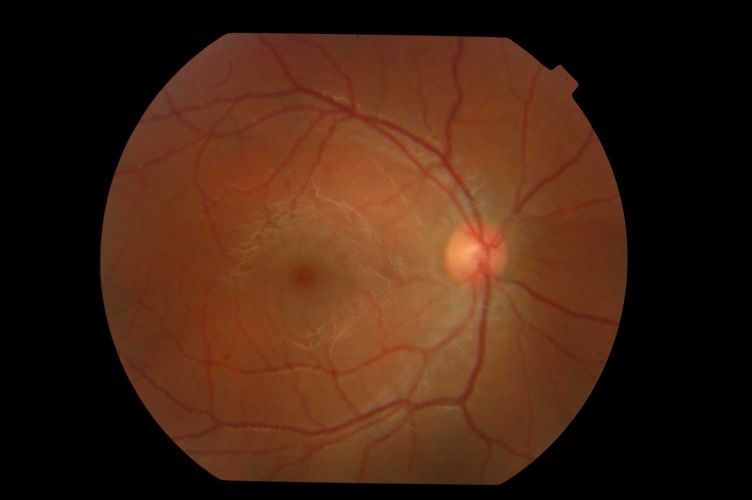
#> input picture Data/RIDB/IM000001_1.JPG, 1504 x 1000 px (shown at 1/2 size)
$ jupyter execute C23308943_RetinaProject.ipynb   (older library calls are emulated)
#> lines starting #> are read from the running program, lines starting #| are printed output that depends on the picture; after the words box and inside, x2 and y2 are one past the last pixel; in counts of white or black regions, pixels touching at a corner belong together
## Image Processing Retina Project

[cell 1]
import os
import sys

import cv2
import numpy as np


REFERENCE_DIAMETER = 540
BASE_SIGMAS = [1.5, 2.0, 3.0, 4.0]


FRANGI_BETA = 0.5
FRANGI_C_FRAC = 0.5


# [5 lines left out: function load_image, not called in this run]


def get_green_channel(img_bgr):
    return img_bgr[:, :, 1]


def make_retina_mask(green):
    blurred = cv2.GaussianBlur(green, (0, 0), 3)

    otsu_value, _ = cv2.threshold(blurred, 0, 255, cv2.THRESH_BINARY + cv2.THRESH_OTSU)
    cutoff = max(5, 0.4 * otsu_value)
    _, rough = cv2.threshold(blurred, cutoff, 255, cv2.THRESH_BINARY)

    count, labels, stats, _ = cv2.connectedComponentsWithStats(rough, connectivity=8)
    if count <= 1:
        return np.full(green.shape, 255, np.uint8)
    biggest = 1 + np.argmax(stats[1:, cv2.CC_STAT_AREA])
    retina = np.where(labels == biggest, 255, 0).astype(np.uint8)

    contours, _ = cv2.findContours(retina, cv2.RETR_EXTERNAL, cv2.CHAIN_APPROX_SIMPLE)
    filled = np.zeros_like(retina)
    cv2.drawContours(filled, contours, -1, 255, thickness=cv2.FILLED)
    return filled


def retina_diameter(mask):
    area = cv2.countNonZero(mask)
    return 2.0 * np.sqrt(area / np.pi)


def shrink_mask(mask, diameter):
    size = max(3, int(0.03 * diameter) * 2 + 1)
    kernel = cv2.getStructuringElement(cv2.MORPH_ELLIPSE, (size, size))
    return cv2.erode(mask, kernel)


def fill_outside_retina(green, mask):
    filled = green.copy()
    average = int(cv2.mean(green, mask=mask)[0])
    filled[mask == 0] = average
    return filled


def enhance_contrast(green):
    clahe = cv2.createCLAHE(clipLimit=2.0, tileGridSize=(8, 8))
    return clahe.apply(green)


def reduce_noise(img, scale):
    return cv2.GaussianBlur(img, (0, 0), 1.0 * scale)


def frangi_filter(img, sigmas, beta=FRANGI_BETA, c_frac=FRANGI_C_FRAC):
    img = img.astype(np.float32)
    best = np.zeros(img.shape, np.float32)

    for sigma in sigmas:
        blurred = cv2.GaussianBlur(img, (0, 0), sigma)

        ixx = cv2.Sobel(blurred, cv2.CV_32F, 2, 0, ksize=3, scale=0.25)
        iyy = cv2.Sobel(blurred, cv2.CV_32F, 0, 2, ksize=3, scale=0.25)
        ixy = cv2.Sobel(blurred, cv2.CV_32F, 1, 1, ksize=3, scale=0.25)

        ixx *= sigma ** 2
        iyy *= sigma ** 2
        ixy *= sigma ** 2

        half_sum = (ixx + iyy) / 2.0
        root = np.sqrt(((ixx - iyy) / 2.0) ** 2 + ixy ** 2)
        e_a = half_sum + root
        e_b = half_sum - root

        a_is_smaller = np.abs(e_a) < np.abs(e_b)
        l1 = np.where(a_is_smaller, e_a, e_b)
        l2 = np.where(a_is_smaller, e_b, e_a)

        rb = np.abs(l1) / (np.abs(l2) + 1e-10)
        s = np.sqrt(l1 ** 2 + l2 ** 2)

        c = c_frac * np.percentile(s, 99)
        c = max(c, 1e-10)

        score = np.exp(-(rb ** 2) / (2 * beta ** 2)) * (1.0 - np.exp(-(s ** 2) / (2 * c ** 2)))
        score[l2 <= 0] = 0.0

        best = np.maximum(best, score.astype(np.float32))

    return best


def threshold_otsu(vesselness, mask):

    scaled = np.sqrt(vesselness / (vesselness.max() + 1e-10))
    scaled = (scaled * 255).astype(np.uint8)

    inside = scaled[mask > 0].reshape(-1, 1)
    cutoff, _ = cv2.threshold(inside, 0, 255, cv2.THRESH_BINARY + cv2.THRESH_OTSU)

    binary = np.where(scaled > cutoff, 255, 0).astype(np.uint8)
    binary[mask == 0] = 0
    return binary


def clean_vessel_map(binary, diameter):
    kernel = cv2.getStructuringElement(cv2.MORPH_ELLIPSE, (3, 3))
    closed = cv2.morphologyEx(binary, cv2.MORPH_CLOSE, kernel)

    min_area = int(40 * (diameter / REFERENCE_DIAMETER) ** 2)
    count, labels, stats, _ = cv2.connectedComponentsWithStats(closed, connectivity=8)
    cleaned = np.zeros_like(closed)
    for label in range(1, count):
        if stats[label, cv2.CC_STAT_AREA] >= min_area:
            cleaned[labels == label] = 255
    return cleaned


def segment_vessels(img_bgr, return_steps=False):
    green = get_green_channel(img_bgr)

    full_mask = make_retina_mask(green)
    diameter = retina_diameter(full_mask)
    mask = shrink_mask(full_mask, diameter)

    scale = diameter / REFERENCE_DIAMETER
    sigmas = [s * scale for s in BASE_SIGMAS]

    filled = fill_outside_retina(green, full_mask)
    enhanced = enhance_contrast(filled)
    smooth = reduce_noise(enhanced, scale)

    vesselness = frangi_filter(smooth, sigmas)
    vesselness[mask == 0] = 0

    binary = threshold_otsu(vesselness, mask)
    vessel_map = clean_vessel_map(binary, diameter)

    if return_steps:
        steps = {
            "1 green channel": green,
            "2 retina mask": mask,
            "3 CLAHE + blur": smooth,
            "4 Frangi score": (255 * np.sqrt(vesselness / (vesselness.max() + 1e-10))).astype(np.uint8),
            "5 Otsu threshold": binary,
            "6 final vessel map": vessel_map,
        }
        return vessel_map, steps
    return vessel_map


# [30 lines left out: functions evaluate, save_step_figure, not called in this run]


if __name__ == "__main__":
    img = cv2.imread("../Data/RIDB/IM000001_1.JPG")
#> img is the input picture: shape (1000, 1504, 3); mean B, G, R 18.3, 35, 66.3
    vessels = segment_vessels(img)
#> in get_green_channel, `return img_bgr[:, :, 1]`:
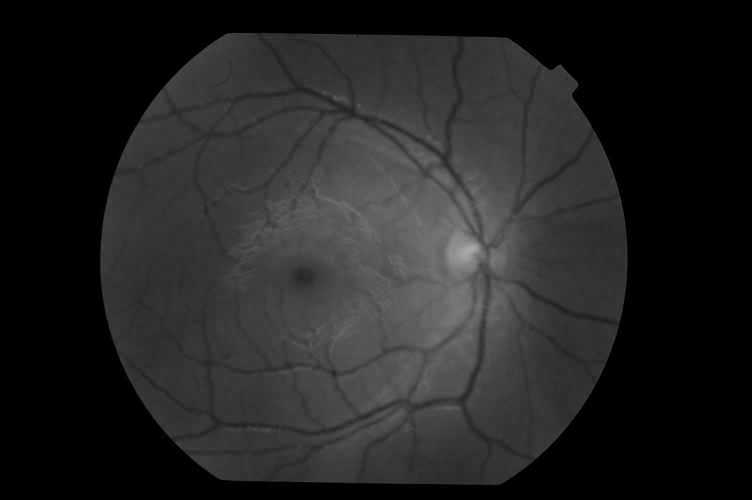
#> returned value: shape (1000, 1504) (shown at 1/2 size); min 0, max 172, mean 35
#> in make_retina_mask, `otsu_value, _ = cv2.threshold(blurred, 0, 255, cv2.THRESH_BINARY + cv2..`: otsu_value = 32
#> in make_retina_mask, `cutoff = max(5, 0.4 * otsu_value)`: cutoff = 12.8
#> in make_retina_mask, `_, rough = cv2.threshold(blurred, cutoff, 255, cv2.THRESH_BINARY)`:
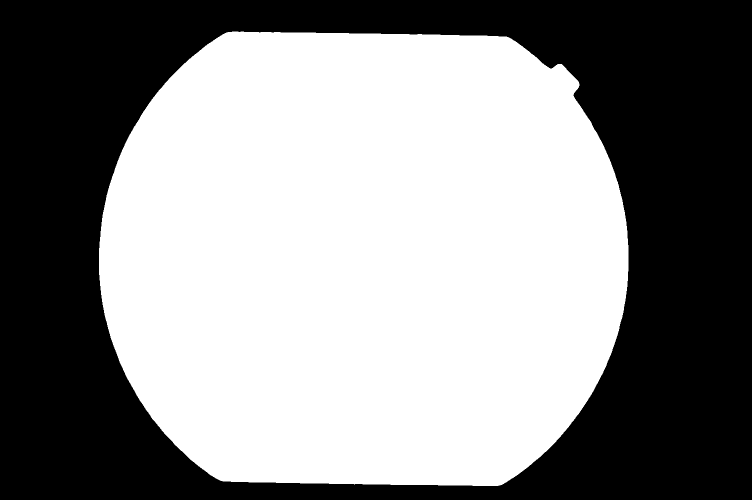
#> rough: shape (1000, 1504) (shown at 1/2 size); 54.8% white; 1 black region, box (x1, y1, x2, y2) and area: (0, 0, 1504, 1000) 680200
#> in make_retina_mask, `count, labels, stats, _ = cv2.connectedComponentsWithStats(rough, conn..`: count = 2; stats = [[0, 0, 1504, 1000, 680200], [198, 63, 1059, 909, 823800]]
#> in make_retina_mask, `biggest = 1 + np.argmax(stats[1:, cv2.CC_STAT_AREA])`: biggest = 1
#> in make_retina_mask, `contours, _ = cv2.findContours(retina, cv2.RETR_EXTERNAL, cv2.CHAIN_AP..`: contours = 1 contour; box (x1, y1, x2, y2) and area: (198, 63, 1257, 972) 822282
#> in retina_diameter, `area = cv2.countNonZero(mask)`: area = 823800
#> in segment_vessels, `diameter = retina_diameter(full_mask)`: diameter = 1024.2
#> in shrink_mask, `size = max(3, int(0.03 * diameter) * 2 + 1)`: size = 61
#> in segment_vessels, `scale = diameter / REFERENCE_DIAMETER`: scale = 1.9
#> in segment_vessels, `sigmas = [s * scale for s in BASE_SIGMAS]`: sigmas = [2.84, 3.79, 5.69, 7.59]
#> in fill_outside_retina, `average = int(cv2.mean(green, mask=mask)[0])`: average = 63
#> in enhance_contrast, `return clahe.apply(green)`:
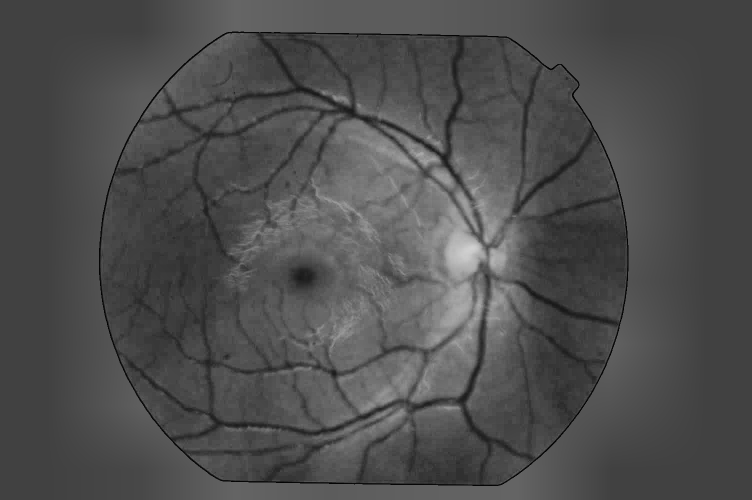
#> returned value: shape (1000, 1504) (shown at 1/2 size); min 1, max 210, mean 78
#> the loop in frangi_filter, `for sigma in sigmas:` made 4 passes
#> (sigma, c) on passes 1 to 4: (2.84, 5.62), (3.79, 6.76), (5.69, 8.11), (7.59, 8.67)
#> after the loop in frangi_filter, `for sigma in sigmas:`:
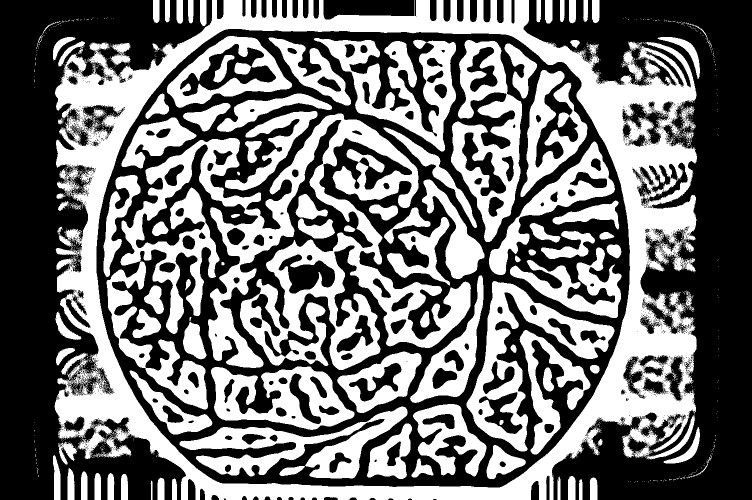
#> a_is_smaller: shape (1000, 1504) bool (shown at 1/2 size); 45.5% white; 1915 white regions (1796 under 20 px), largest, box (x1, y1, x2, y2) and area: (109, 0, 1394, 1000) 222452, (241, 227, 942, 740) 119492, (933, 562, 1229, 903) 25180
#> after the loop in frangi_filter, `for sigma in sigmas:`:
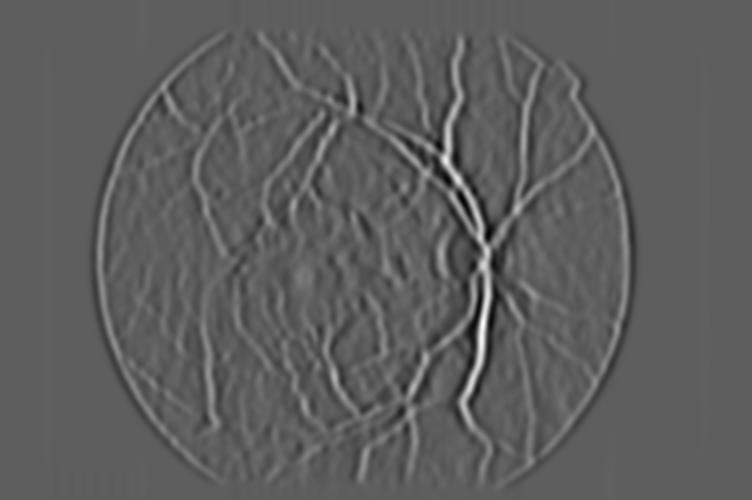
#> ixx: shape (1000, 1504) float32 (shown at 1/2 size); min -18.32, max 31.2, mean 0; drawn with min black and max white
#> after the loop in frangi_filter, `for sigma in sigmas:`:
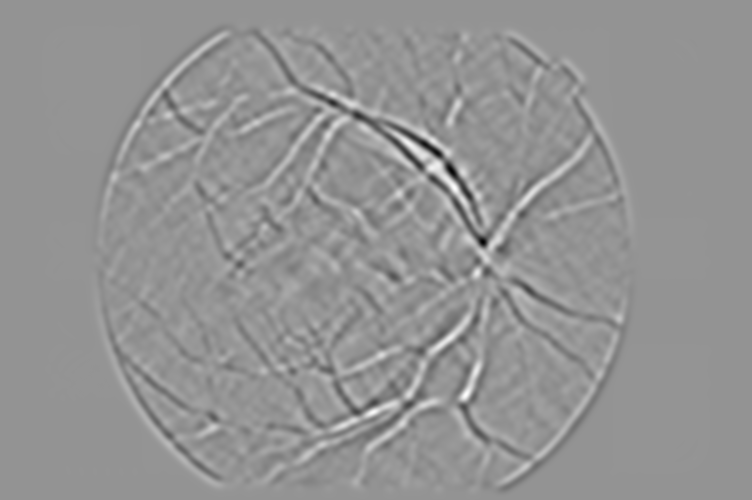
#> ixy: shape (1000, 1504) float32 (shown at 1/2 size); min -18.71, max 13.54, mean 3.2e-11; drawn with min black and max white
#> after the loop in frangi_filter, `for sigma in sigmas:`:
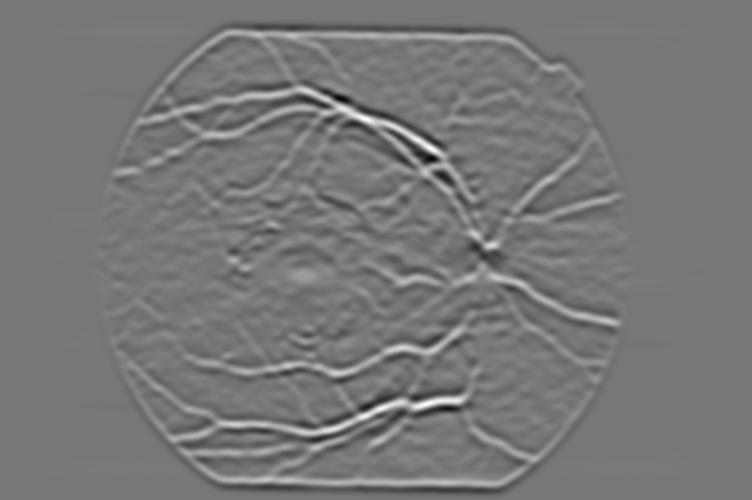
#> iyy: shape (1000, 1504) float32 (shown at 1/2 size); min -23.1, max 26.01, mean 0; drawn with min black and max white
#> after the loop in frangi_filter, `for sigma in sigmas:`:
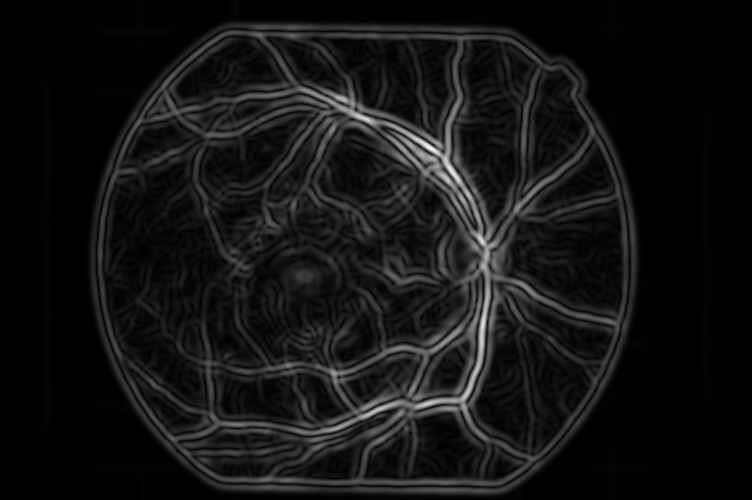
#> s: shape (1000, 1504) float32 (shown at 1/2 size); min 0, max 35.74, mean 2.8; drawn with min black and max white
#> in threshold_otsu, `cutoff, _ = cv2.threshold(inside, 0, 255, cv2.THRESH_BINARY + cv2.THRE..`: cutoff = 91
#> in clean_vessel_map, `min_area = int(40 * (diameter / REFERENCE_DIAMETER) ** 2)`: min_area = 143
#> in clean_vessel_map, `count, labels, stats, _ = cv2.connectedComponentsWithStats(closed, con..`:
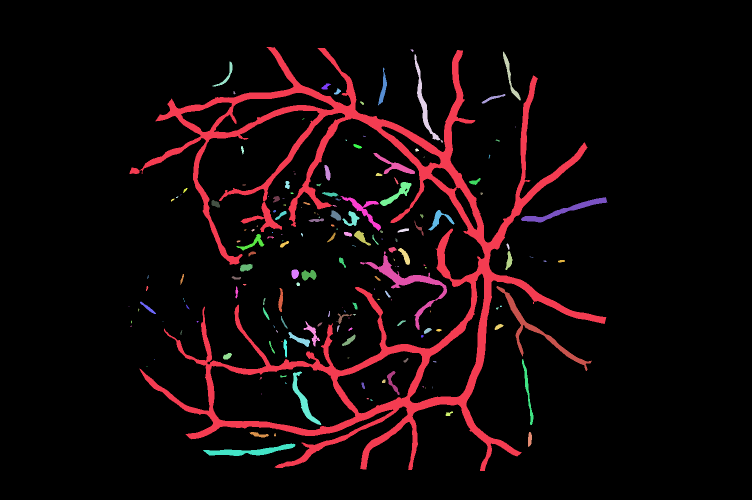
#> labels: shape (1000, 1504) int32 (shown at 1/2 size); 181 distinct labels, from 0 to 180; one colour per label, 0 black
#> in clean_vessel_map, `count, labels, stats, _ = cv2.connectedComponentsWithStats(closed, con..`: count = 181; stats = 181 rows, first 6: [0, 0, 1504, 1000, 1382743], [259, 94, 954, 848, 91973], [821, 99, 6, 5, 18], [1006, 103, 36, 98, 608], [829, 109, 57, 176, 1383], [425, 123, 40, 50, 318]
#> after the loop in clean_vessel_map, `for label in range(1, count):`:
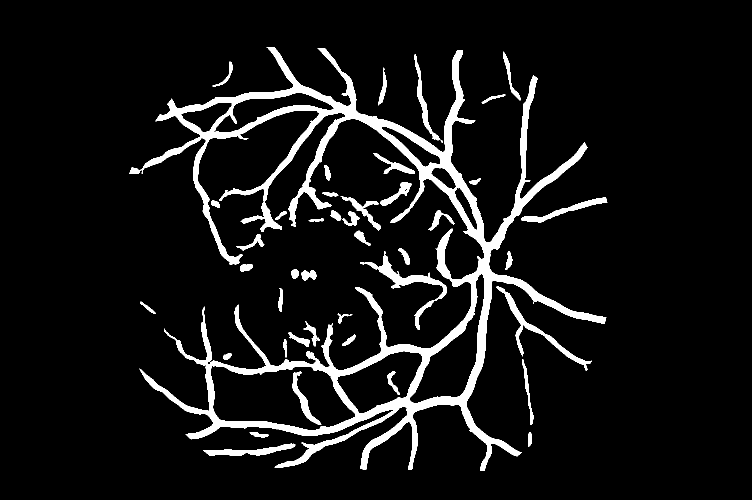
#> cleaned: shape (1000, 1504) (shown at 1/2 size); 7.8% white; 42 white regions, largest, box (x1, y1, x2, y2) and area: (259, 94, 1213, 942) 91973, (720, 503, 894, 660) 3263, (993, 572, 1184, 742) 2759
    cv2.imwrite("vessels.png", vessels)

$ run again, with Data/RIDB/IM000001_10.JPG copied over Data/RIDB/IM000001_1.JPG
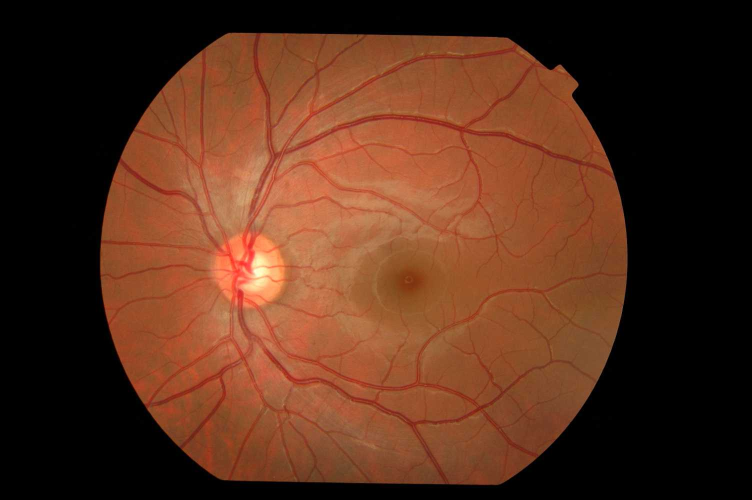
#> input picture Data/RIDB/IM000001_10.JPG, 1504 x 1000 px (shown at 1/2 size)
#> img is the input picture: shape (1000, 1504, 3); mean B, G, R 27.5, 46.8, 86.3
#> otsu_value = 43
#> in make_retina_mask, `cutoff = max(5, 0.4 * otsu_value)`: cutoff = 17.2
#> rough: shape (1000, 1504); 54.7% white; 1 black region, box (x1, y1, x2, y2) and area: (0, 0, 1504, 1000) 680678
#> in make_retina_mask, `count, labels, stats, _ = cv2.connectedComponentsWithStats(rough, conn..`: count = 2; stats = [[0, 0, 1504, 1000, 680678], [198, 63, 1059, 909, 823322]]
#> biggest = 1
#> contours = 1 contour; box (x1, y1, x2, y2) and area: (198, 63, 1257, 972) 821804
#> area = 823322
#> diameter = 1023.9
#> size = 61
#> kernel: shape (61, 61); values 0 (black) and 1 (white), 77.4% white; 4 black regions, box (x1, y1, x2, y2) and area: (0, 0, 30, 25) 210, (31, 0, 61, 25) 210, (0, 36, 30, 61) 210, (31, 36, 61, 61) 210
#> scale = 1.9
#> sigmas = [2.84, 3.79, 5.69, 7.58]
#> average = 85
#> img: shape (1000, 1504) float32
#> the loop in frangi_filter, `for sigma in sigmas:` made 4 passes
#> (sigma, c) on passes 1 to 4: (2.84, 8.87), (3.79, 10.81), (5.69, 12.65), (7.58, 12.77)
#> after the loop in frangi_filter, `for sigma in sigmas:`:
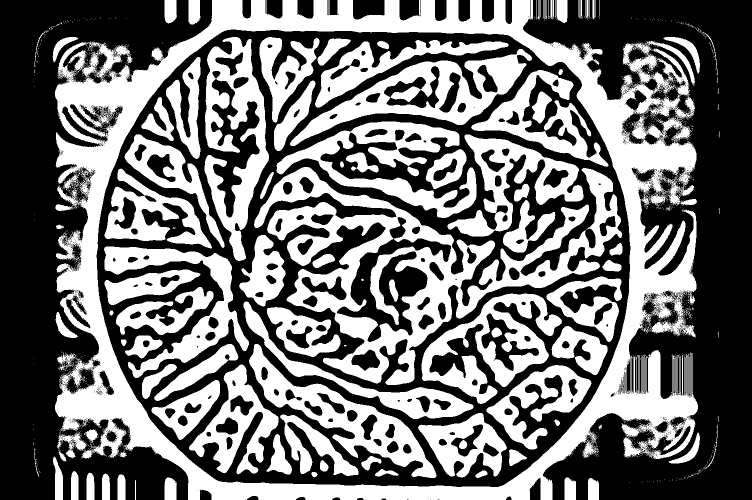
#> a_is_smaller: shape (1000, 1504) bool (shown at 1/2 size); 45.4% white; 1858 white regions (1742 under 20 px), largest, box (x1, y1, x2, y2) and area: (109, 0, 1396, 1000) 222396, (508, 334, 1244, 770) 82599, (580, 98, 1064, 292) 25830
#> in threshold_otsu, `cutoff, _ = cv2.threshold(inside, 0, 255, cv2.THRESH_BINARY + cv2.THRE..`: cutoff = 97
#> binary: shape (1000, 1504); 8.7% white; 214 white regions (113 under 20 px), largest, box (x1, y1, x2, y2) and area: (229, 94, 1226, 940) 118170, (577, 842, 635, 937) 940, (297, 624, 412, 679) 818
#> closed: shape (1000, 1504); 8.7% white; 203 white regions (109 under 20 px), largest, box (x1, y1, x2, y2) and area: (229, 94, 1226, 940) 119247, (577, 842, 635, 937) 941, (297, 624, 412, 679) 818
#> min_area = 143
#> in clean_vessel_map, `count, labels, stats, _ = cv2.connectedComponentsWithStats(closed, con..`: count = 204; stats = 204 rows, first 6: [0, 0, 1504, 1000, 1373370], [229, 94, 997, 846, 119247], [564, 98, 3, 11, 25], [829, 98, 3, 10, 24], [856, 99, 2, 2, 3], [785, 122, 1, 1, 1]
#> after the loop in clean_vessel_map, `for label in range(1, count):`:
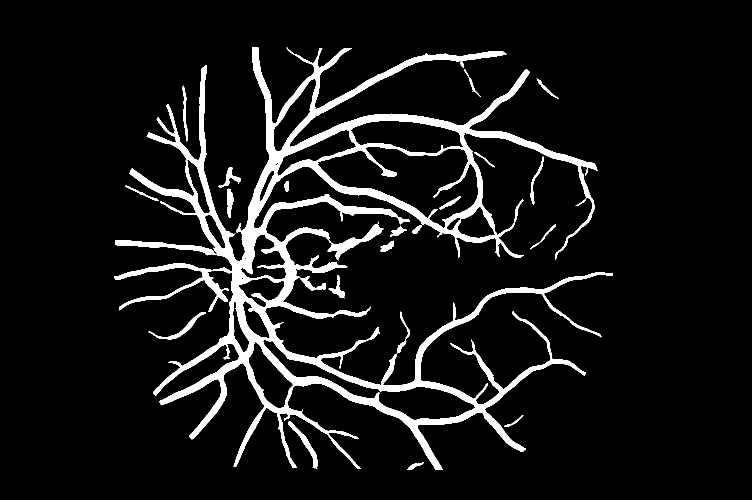
#> cleaned: shape (1000, 1504) (shown at 1/2 size); 8.4% white; 20 white regions, largest, box (x1, y1, x2, y2) and area: (229, 94, 1226, 940) 119247, (577, 842, 635, 937) 941, (297, 624, 412, 679) 818
